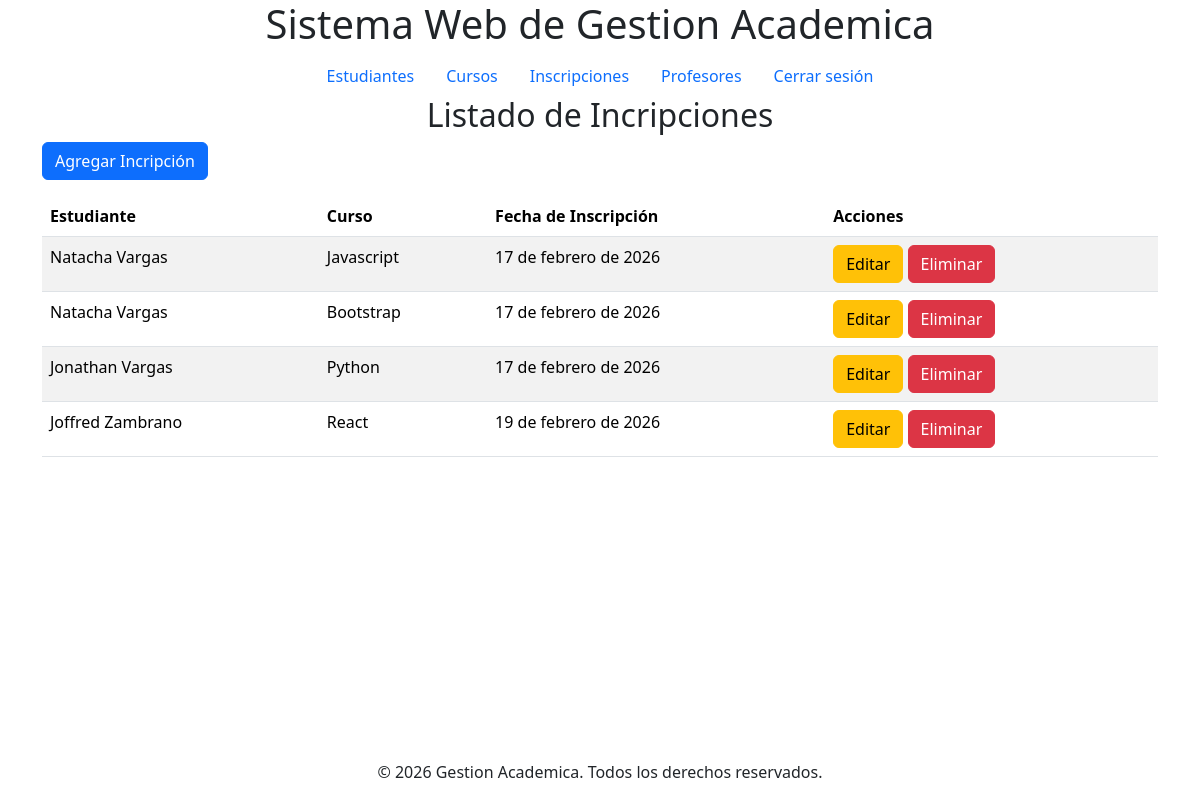
The app's page /enrollments/ (signed in) with its own data.
### apps/enrollments/models.py (models this page shows, shortened)
class Enrollment(models.Model):
    student = models.ForeignKey('students.Student', on_delete=models.CASCADE, related_name='enrollments')
    course = models.ForeignKey('courses.Course', on_delete=models.CASCADE, related_name='enrollments')
    enrollment_date = models.DateField(auto_now_add=True)
    class Meta:
        unique_together = ('student', 'course')

### apps/students/models.py (models this page shows)
class Student(models.Model):
    first_name = models.CharField(max_length=80)
    last_name = models.CharField(max_length=80)
    email = models.EmailField(unique=True)
    birth_date = models.DateField()
    def __str__(self):
        return f"{self.first_name} {self.last_name}"

### apps/courses/models.py (models this page shows)
class Course(models.Model):
    name = models.CharField(max_length=100)
    description = models.TextField()
    start_date = models.DateField()
    def __str__(self):
        return self.name

### apps/enrollments/views.py (the view)
# urls.py: path('', views.index, name='course_list'),
def index(request):
    enrollments = Enrollment.objects.all()
    return render(request, 'enrollment/enrollment_list.html', {'enrollments': enrollments})

### templates/enrollment/enrollment_list.html (shortened to what this page needs)
{% extends 'base.html' %}
{% block content %}
<h2 class="text-center">Listado de Incripciones</h2>
<div class="container">
    <a href="{% url 'create_enrollment' %}" class="btn btn-primary mb-3">Agregar Incripción</a>
    <table class="table table-striped">
        <thead>
            <tr>
                <th scope="col">Estudiante</th>
                <th scope="col">Curso</th>
                <th scope="col">Fecha de Inscripción</th>
                <th scope="col">Acciones</th>
            </tr>
        </thead>
        <tbody>
            {% for enrollment in enrollments %}
            <tr>
                <td>{{ enrollment.student }}</td>
                <td>{{ enrollment.course }}</td>
                <td>{{ enrollment.enrollment_date }}</td>
                <td>
                    <a href="{% url 'edit_enrollment' enrollment.id %}" class="btn btn-warning">Editar</a>
                    <a href="{% url 'delete_enrollment' enrollment.id %}" class="btn btn-danger" onclick="return confirm('¿Estás seguro de que deseas eliminar esta inscripción?');">Eliminar</a>
                </td>
            </tr>
            {% endfor %}
        </tbody>
    </table>
</div>
{% endblock %}

### records on screen
Enrollment: student "Natacha Vargas", course "Javascript", enrollment_date "17 de febrero de 2026"
Enrollment: student "Natacha Vargas", course "Bootstrap", enrollment_date "17 de febrero de 2026"
Enrollment: student "Jonathan Vargas", course "Python", enrollment_date "17 de febrero de 2026"
Enrollment: student "Joffred Zambrano", course "React", enrollment_date "19 de febrero de 2026"
